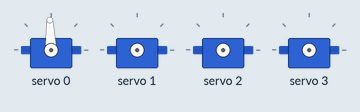
Simulated run of this sketch. Board: Arduino Uno, built with avr-gcc and run on an emulated ATmega328P. Shown: 4 × servo.

Above: at 0.1 s.
At 4.1 s:
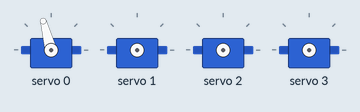
At 38.1 s:
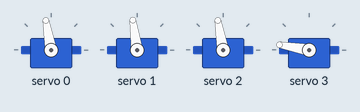
Timing chart, 0 to 39.6 s (numbered marks = the images above):
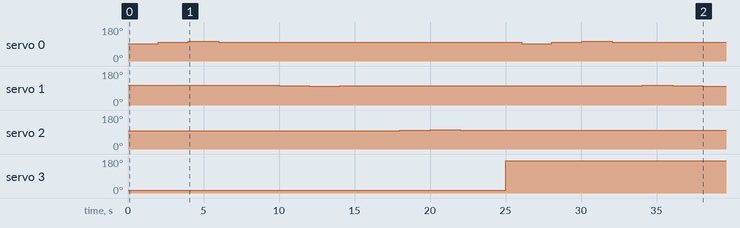

The sketch:

Servo_Truncado.ino
```cpp
#include <Wire.h>
#include <Adafruit_PWMServoDriver.h>

Adafruit_PWMServoDriver servos = Adafruit_PWMServoDriver(0x40);

unsigned int pos0=172; // ancho de pulso en cuentas para pocicion 0°
unsigned int pos180=565; // ancho de pulso en cuentas para la pocicion 180°

int i,pos;

void setup() {
  servos.begin();
  Serial.begin(9600);
  servos.setPWMFreq(60); //Frecuecia PWM de 60Hz o T=16,66ms


}

void setServo(uint8_t n_servo, int angulo) {
  int duty;
  duty=map(angulo,0,180,pos0, pos180);
  servos.setPWM(n_servo, 0, duty);

}


void servo (){


 int temp = 2000;

   //sentido 1

    setServo(0,90);
    delay(2000); // 3280 vuelta
    setServo(0,99);
    delay(2000);


    //sentido 2

     setServo(0,105);
    delay(2000);
    setServo(0,99);
    delay(2000);


    //sentido 1

    setServo(1,104);
    delay(temp);
    setServo(1,100);
    delay(temp);

    //sentido 2

    setServo(1,96);
    delay(temp); // 3280 vuelta
    setServo(1,100);
    delay(temp);


    //sentido 1

    setServo(2,95);
    delay(temp);
    setServo(2,99);
    delay(temp);

    //sentido 2

    setServo(2,103);
    delay(temp);
    setServo(2,99);
    delay(temp);

    setServo(3, 0);
    delay(1000);
    setServo(3, 180);
    delay(1000);
    }


void loop() {

  servo();
  delay(50);

}
```

Measured:
- by itself, servo 0: 92° → 100° at 2.0 s, → 105° 2.0 s later, → 100° 2.0 s later, → 92° 20.1 s later, … (7 changes in this stretch)
- by itself, servo 1: 105° → 101° at 10.0 s, → 98° 2.0 s later, → 101° 2.0 s later, → 105° 20.1 s later, … (6 changes in this stretch)
- by itself, servo 2: 97° → 100° at 18.0 s, → 103° 2.0 s later, → 100° 2.0 s later
- by itself, servo 3: 15° → 170° at 25.0 s
